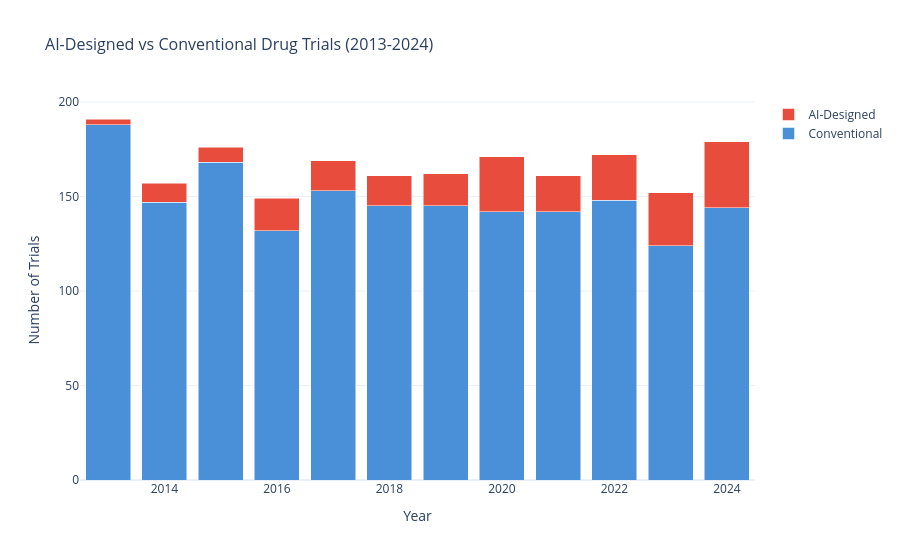

Notebook cell for this chart:
### Code cell
# Chart 2: AI vs Conventional Trials over time
ai_trend = df.groupby('start_year').agg(
    total=('nct_id', 'count'),
    ai_count=('ai_designed', 'sum')
).reset_index()
ai_trend['conventional'] = ai_trend['total'] - ai_trend['ai_count']

fig = go.Figure()
fig.add_trace(go.Bar(x=ai_trend['start_year'], y=ai_trend['conventional'],
                     name='Conventional', marker_color='#4a90d9'))
fig.add_trace(go.Bar(x=ai_trend['start_year'], y=ai_trend['ai_count'],
                     name='AI-Designed', marker_color='#e74c3c'))

fig.update_layout(barmode='stack',
                  title='AI-Designed vs Conventional Drug Trials (2013-2024)',
                  xaxis_title='Year',
                  yaxis_title='Number of Trials',
                  template='plotly_white',
                  title_font_size=16)
fig.show()

print("\nAI % by year:")
ai_trend['ai_pct'] = (ai_trend['ai_count'] / ai_trend['total'] * 100).round(1)
print(ai_trend[['start_year', 'ai_count', 'total', 'ai_pct']])

### Figure 1 — Plotly figure (JSON) as saved in the notebook; plotly's stock layout.template omitted (floating-point values rounded to 4 significant figures)
{"data": [{"marker": {"color": "#4a90d9"}, "name": "Conventional", "type": "bar", "x": [2013, 2014, 2015, 2016, 2017, 2018, 2019, 2020, 2021, 2022, 2023, 2024], "y": [188, 147, 168, 132, 153, 145, 145, 142, 142, 148, 124, 144]}, {"marker": {"color": "#e74c3c"}, "name": "AI-Designed", "type": "bar", "x": [2013, 2014, 2015, 2016, 2017, 2018, 2019, 2020, 2021, 2022, 2023, 2024], "y": [3, 10, 8, 17, 16, 16, 17, 29, 19, 24, 28, 35]}], "layout": {"barmode": "stack", "title": {"font": {"size": 16}, "text": "AI-Designed vs Conventional Drug Trials (2013-2024)"}, "xaxis": {"title": {"text": "Year"}}, "yaxis": {"title": {"text": "Number of Trials"}}}}
